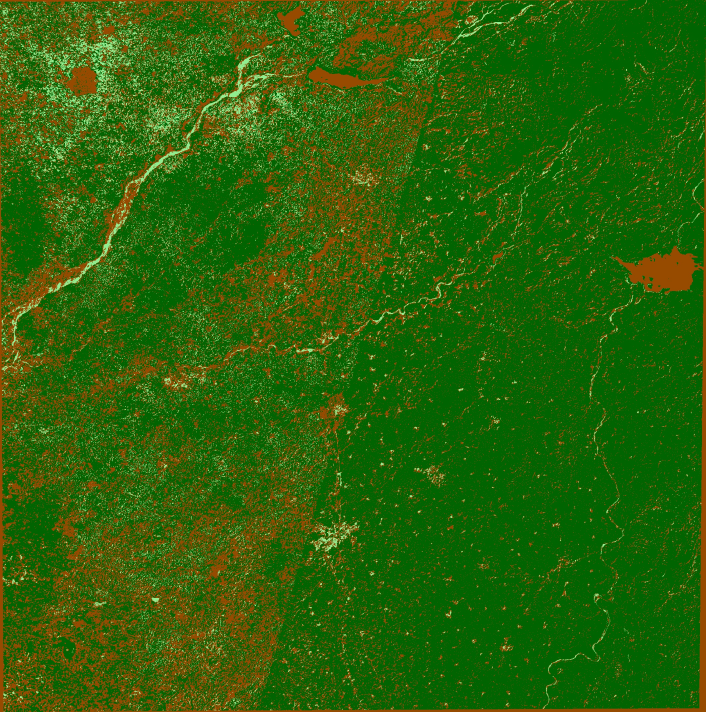
#> input picture Pre-processing/combined_bands/img12.jpg, 2118 x 2135 px, given as the content of the folder hine learning/AgricultureMultispectral/Clipped_NDVI/process2, which was not available (shown at 1/3 size)
$ python different_regions.py
#> lines starting #> are read from the running program, lines starting #| are printed output that depends on the picture

import cv2
import numpy as np
import glob
import matplotlib.pyplot as plt

files = glob.glob("C:/Users/Skanda/Documents/Machine learning/AgricultureMultispectral/Clipped_NDVI/process2/*.jpg")
#print(files)

images = []

for file in files:

    img = cv2.imread(file)
#> img is the input picture: shape (2135, 2118, 3); mean B, G, R 9.1, 100, 43.3

    img = img[:,:,1]
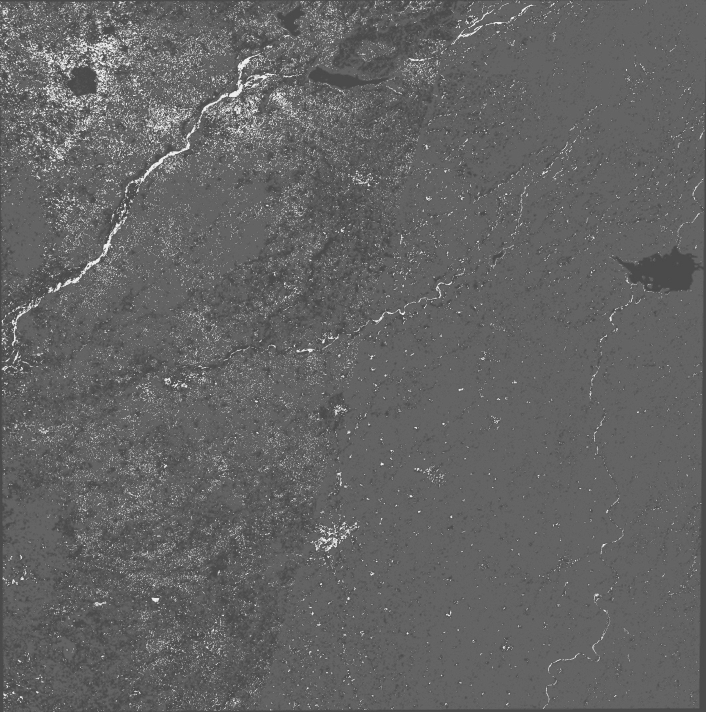
#> img: shape (2135, 2118) (shown at 1/3 size); min 40, max 253, mean 100

    images.append(img)


m,n = images[0].shape
#> m = 2135; n = 2118
p = 500


for i in range(0,m,p//2):
    for j in range(0,n,p//2):

        avg_pxl = []
        for img in images:
            avg_pxl.append(img[i:i+p,j:j+p].sum() / (p**2))

#> (the run stopped early here; a loop or call above may not have finished)

$ run again, on Pre-processing/combined_bands/img14.jpg
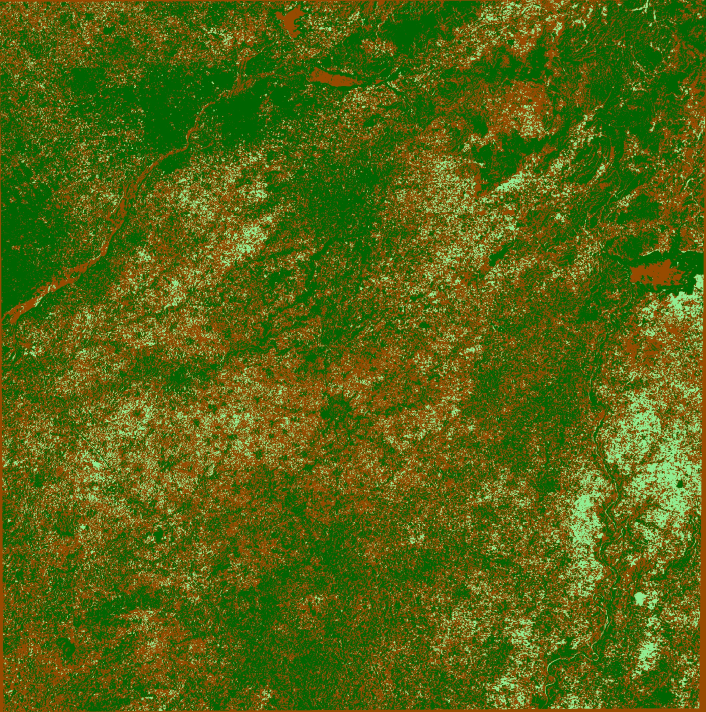
#> input picture Pre-processing/combined_bands/img14.jpg, 2118 x 2135 px, given as the content of the folder hine learning/AgricultureMultispectral/Clipped_NDVI/process2, which was not available (shown at 1/3 size)
#> img is the input picture: shape (2135, 2118, 3); mean B, G, R 17.4, 101.9, 84.7
#> `img = img[:,:,1]`:
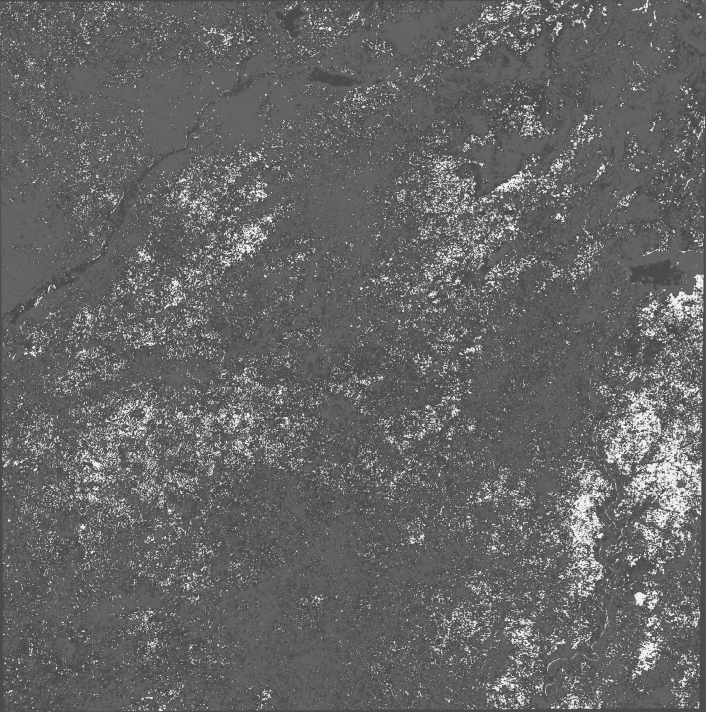
#> img: shape (2135, 2118) (shown at 1/3 size); min 41, max 251, mean 101.9

$ run again, on Pre-processing/combined_bands/img15.jpg
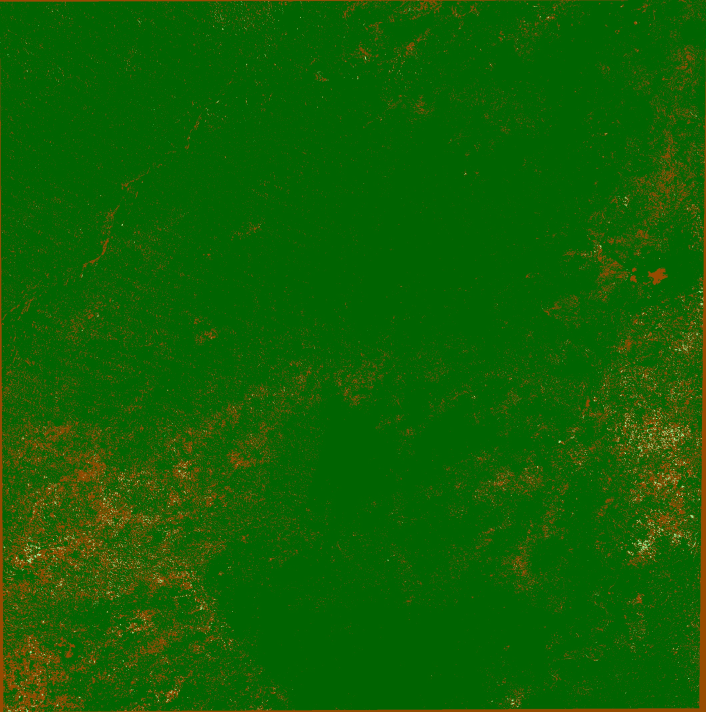
#> input picture Pre-processing/combined_bands/img15.jpg, 2118 x 2135 px, given as the content of the folder hine learning/AgricultureMultispectral/Clipped_NDVI/process2, which was not available (shown at 1/3 size)
#> img is the input picture: shape (2135, 2118, 3); mean B, G, R 2.9, 98.2, 17.3
#> `img = img[:,:,1]`:
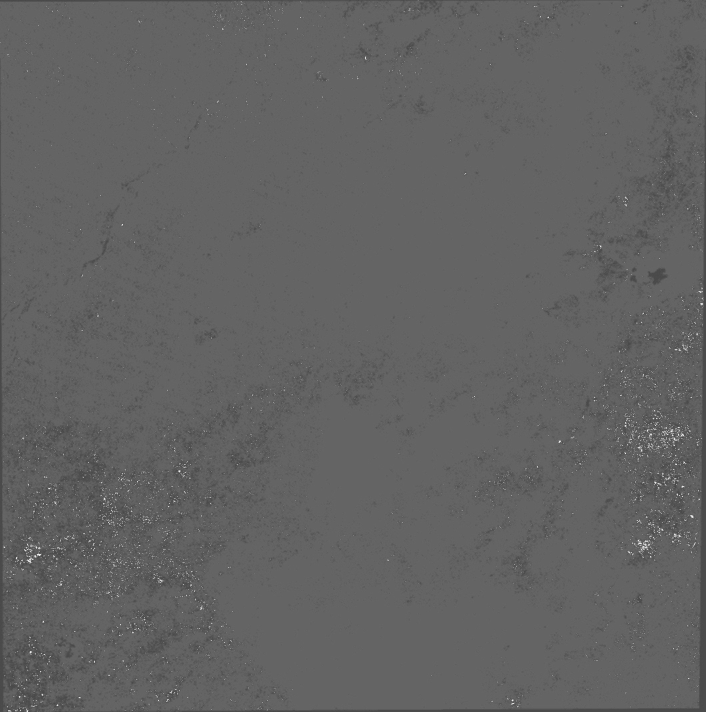
#> img: shape (2135, 2118) (shown at 1/3 size); min 42, max 247, mean 98.2
